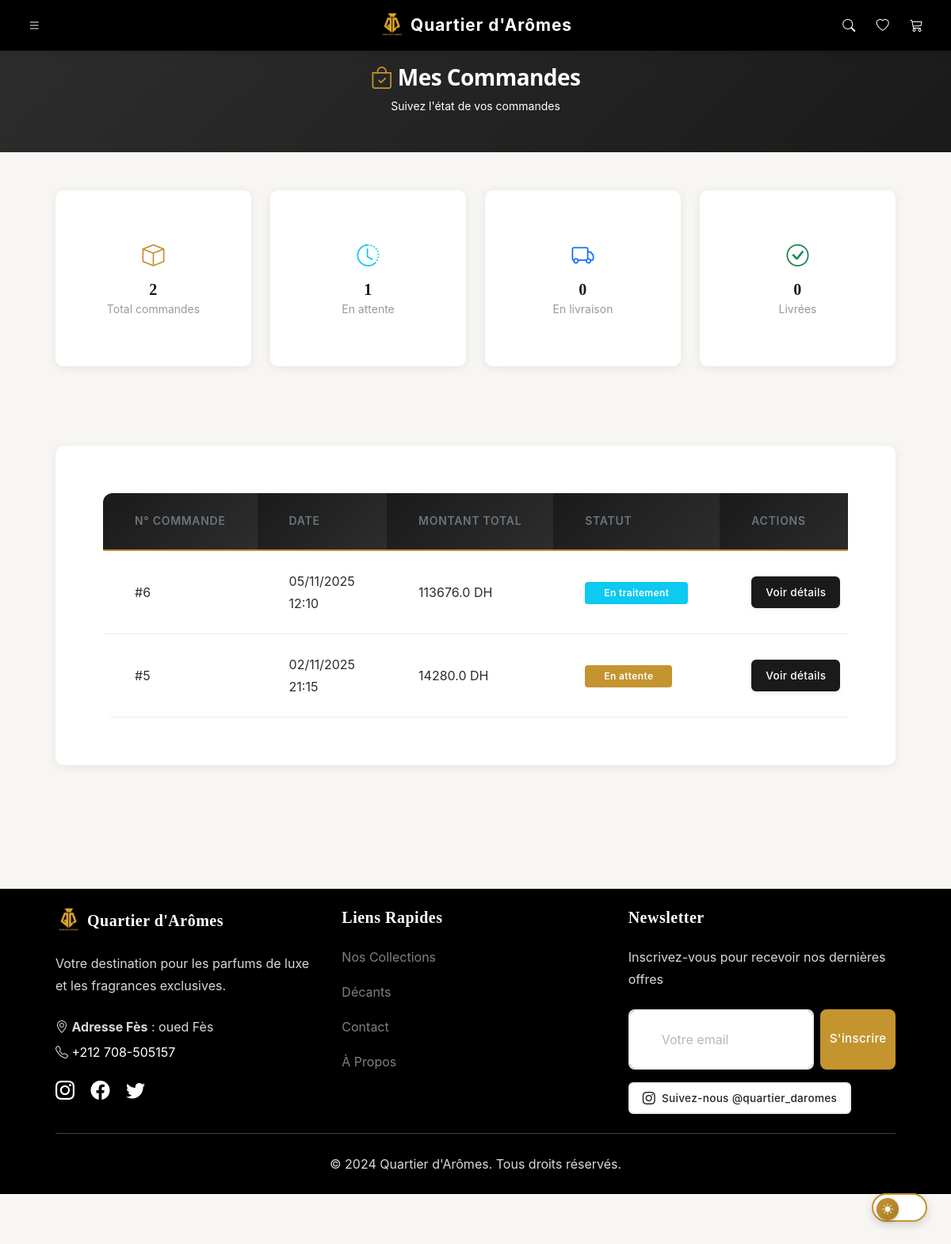
/orders (signed in), run on the app's committed database.
### models.py (models this page shows, shortened)
class Order(db.Model):
    __tablename__ = 'orders'
    id = db.Column(db.Integer, primary_key=True)
    user_id = db.Column(db.Integer, db.ForeignKey('users.id'), nullable=False)
    order_number = db.Column(db.String(50), unique=True)
    status = db.Column(db.String(50), default='pending')  # pending, processing, shipped, delivered, cancelled
    total_amount = db.Column(db.Float, nullable=False)
    shipping_address = db.Column(db.Text)
    phone = db.Column(db.String(20))
    payment_method = db.Column(db.String(50))
    payment_status = db.Column(db.String(50), default='pending')
    tracking_number = db.Column(db.String(100))
    notes = db.Column(db.Text)
    created_at = db.Column(db.DateTime, default=datetime.utcnow)
    updated_at = db.Column(db.DateTime, default=datetime.utcnow, onupdate=datetime.utcnow)
    order_items = db.relationship('OrderItem', backref='order', lazy=True, cascade='all, delete-orphan')

### app.py (the view)
@app.route('/orders')
@login_required
def orders():
    user_orders = Order.query.filter_by(user_id=current_user.id).order_by(Order.created_at.desc()).all()
    return render_template('orders.html', orders=user_orders)

### app.py (called while the page is built)
@login_manager.user_loader
def load_user(user_id):
    return User.query.get(int(user_id))

@app.context_processor
def inject_now():
    return {'now': datetime.now()}

@app.context_processor
def inject_cart_count():
    if current_user.is_authenticated:
        cart_count = CartItem.query.filter_by(user_id=current_user.id).count()
    else:
        cart = session.get('cart', {})
        cart_count = len(cart)
    return {'cart_count': cart_count}

@app.after_request
def add_cache_headers(response):
    if request.path.startswith('/static/'):
        response.cache_control.max_age = 31536000
        response.cache_control.public = True
    return response

@app.after_request
def set_security_headers(response):
    response.headers['X-Content-Type-Options'] = 'nosniff'
    response.headers['X-Frame-Options'] = 'SAMEORIGIN'
    response.headers['X-XSS-Protection'] = '1; mode=block'
    response.headers['Content-Security-Policy'] = (
        "default-src 'self'; "
        "script-src 'self' 'unsafe-inline' 'unsafe-eval' https://cdn.jsdelivr.net; "
        "style-src 'self' 'unsafe-inline' https://cdn.jsdelivr.net; "
        "img-src 'self' data: https:; "
        "font-src 'self' https://cdn.jsdelivr.net; "
        "connect-src 'self';"
    )
    response.headers['Referrer-Policy'] = 'strict-origin-when-cross-origin'
    response.headers['Permissions-Policy'] = 'geolocation=(), microphone=(), camera=()'
    return response

### templates/orders.html (shortened to what this page needs)
{% extends "base.html" %}
{% block content %}
<section class="py-4" style="background: linear-gradient(135deg, #2d2d2d 0%, #1a1a1a 100%);">
    <div class="container text-center text-white">
        <h1 class="h3 fw-bold mb-2">
            <i class="bi bi-bag-check text-warning"></i> Mes Commandes
        </h1>
        <p class="small">Suivez l'état de vos commandes</p>
    </div>
</section>
<div class="container py-5">
    <div class="row">
        <div class="col-12">
            <div class="row mb-4">
                <div class="col-md-3 mb-3">
                    <div class="card border-0 shadow-sm">
                        <div class="card-body text-center">
                            <i class="bi bi-box fs-3 text-warning"></i>
                            <h5 class="mt-2 mb-0">{{ orders|length }}</h5>
                            <small class="text-muted">Total commandes</small>
                        </div>
                    </div>
                </div>
                <div class="col-md-3 mb-3">
                    <div class="card border-0 shadow-sm">
                        <div class="card-body text-center">
                            <i class="bi bi-clock-history fs-3 text-info"></i>
                            <h5 class="mt-2 mb-0">{{ orders|selectattr('status', 'equalto', 'pending')|list|length }}</h5>
                            <small class="text-muted">En attente</small>
                        </div>
                    </div>
                </div>
                <div class="col-md-3 mb-3">
                    <div class="card border-0 shadow-sm">
                        <div class="card-body text-center">
                            <i class="bi bi-truck fs-3 text-primary"></i>
                            <h5 class="mt-2 mb-0">{{ orders|selectattr('status', 'equalto', 'shipped')|list|length }}</h5>
                            <small class="text-muted">En livraison</small>
                        </div>
                    </div>
                </div>
                <div class="col-md-3 mb-3">
                    <div class="card border-0 shadow-sm">
                        <div class="card-body text-center">
                            <i class="bi bi-check-circle fs-3 text-success"></i>
                            <h5 class="mt-2 mb-0">{{ orders|selectattr('status', 'equalto', 'delivered')|list|length }}</h5>
                            <small class="text-muted">Livrées</small>
                        </div>
                    </div>
                </div>
            </div>
            {% if orders %}
            <div class="card border-0 shadow-sm">
                <div class="card-body">
                    <div class="table-responsive">
                        <table class="table table-hover">
                            <thead style="background-color: #f8f9fa;">
                <tr>
                    <th>N° Commande</th>
                    <th>Date</th>
                    <th>Montant Total</th>
                    <th>Statut</th>
                    <th>Actions</th>
                </tr>
            </thead>
            <tbody>
                {% for order in orders %}
                <tr>
                    <td>#{{ order.id }}</td>
                    <td>{{ order.created_at.strftime('%d/%m/%Y %H:%M') if order.created_at else 'N/A' }}</td>
                    <td>{{ order.total_amount }} DH</td>
                    <td>
                        {% if order.status == 'pending' %}
                            <span class="badge bg-warning">En attente</span>
                        {% elif order.status == 'processing' %}
                            <span class="badge bg-info">En traitement</span>
                        {% elif order.status == 'shipped' %}
                            <span class="badge bg-primary">Expédiée</span>
                        {% elif order.status == 'delivered' %}
                            <span class="badge bg-success">Livrée</span>
                        {% else %}
                            <span class="badge bg-secondary">{{ order.status }}</span>
                        {% endif %}
                    </td>
                    <td>
                        <a href="{{ url_for('order_detail', order_id=order.id) }}" class="btn btn-sm btn-outline-dark">
                            Voir détails
                        </a>
                    </td>
                </tr>
                {% endfor %}
            </tbody>
        </table>
    </div>
    {% else %}
    <div class="alert alert-info">
        <i class="bi bi-info-circle"></i> Vous n'avez pas encore de commandes.
        <a href="{{ url_for('collections') }}" class="alert-link">Découvrir nos produits</a>
    </div>
    {% endif %}
</div>
{% endblock %}

### static/css/animations.css (style rules this page uses)
.btn, .btn *, .btn:hover, .btn:active, .btn:focus { animation: none !important; transform: none !important; }
.badge { transition: all 0.15s ease; }
.badge.bg-danger, .badge.bg-warning { animation: badge-pulse 2s ease-in-out infinite; }

### static/css/style.css (style rules this page uses)
:root { --logo-color: #C4942F; --logo-hover: #A67D26; --logo-light: rgba(196, 148, 47, 0.1); --black: #000000; --white: #ffffff; --gray: #f5f5f5; --shadow: 0 2px 10px rgba(0, 0, 0, 0.1); --shadow-lg: 0 4px 20px rgba(0, 0, 0, 0.15); --transition: 0.3s ease; }
* { margin: 0; padding: 0; box-sizing: border-box; }
body { font-family: 'Segoe UI', Tahoma, Geneva, Verdana, sans-serif; color: var(--black); overflow-x: hidden; background: var(--white); }
a { color: var(--black); transition: color var(--transition); text-decoration: none; }
section, .container.py-5 { scroll-margin-top: 90px; }
button, .btn, .btn-action, [class*="btn-"] { transform: none !important; }
.text-warning { color: var(--logo-color) !important; }
.badge { padding: 0.5em 0.75em; font-weight: 500; }
.badge.bg-warning { background: var(--logo-color) !important; color: var(--white) !important; }
section { padding: 4rem 0; }
.card { border: none !important; border-radius: 10px !important; box-shadow: 0 2px 12px rgba(0, 0, 0, 0.08) !important; transition: all 0.2s ease !important; overflow: hidden; }
.badge { padding: 0.5rem 1rem; border-radius: 20px; font-weight: 500; font-size: 0.875rem; }
.table { border-radius: 12px; overflow: hidden; }
.table thead th { background: linear-gradient(135deg, #1a1a1a 0%, #2d2d2d 100%); color: white; font-weight: 600; border: none; padding: 1rem; }
.table tbody tr { transition: background-color 0.2s ease; }
section[style*="background"] .text-white, section[style*="background"] h1, section[style*="background"] p { color: white !important; }
html { scroll-behavior: smooth; }

### static/css/layout-system.css (style rules this page uses)
.table thead { background: linear-gradient(135deg, #f8f9fa 0%, #e9ecef 100%); }
.table thead th { font-weight: var(--font-weight-semibold); text-transform: uppercase; font-size: var(--font-size-xs); letter-spacing: 0.05em; color: var(--text-secondary); padding: var(--spacing-md) var(--spacing-lg); border: none; white-space: nowrap; }
.table tbody tr { transition: background-color var(--transition-fast); }
.table tbody td { padding: var(--spacing-md) var(--spacing-lg); vertical-align: middle; border-bottom: 1px solid var(--secondary-gray-light); }

### static/css/custom-buttons.css (style rules this page uses)
.btn { padding: 0.7rem 1.5rem !important; font-size: 0.95rem !important; font-weight: 500 !important; border-radius: 8px !important; border: 2px solid transparent !important; display: inline-flex !important; align-items: center !important; justify-content: center !important; gap: 0.5rem !important; transition: all 0.25s ease !important; box-shadow: 0 2px 6px rgba(0, 0, 0, 0.08) !important; letter-spacing: 0.3px !important; min-height: 44px !important; white-space: nowrap !important; text-decoration: none !important; }
.btn-dark, .btn-outline-dark { background: #1a1a1a !important; border-color: #1a1a1a !important; color: white !important; }
.btn-sm { padding: 0.5rem 1rem !important; font-size: 0.85rem !important; min-height: 36px !important; border-radius: 6px !important; }
.btn, .btn *, .btn::before, .btn::after, .btn:active, .btn:focus, .btn:hover { animation: none !important; transform: none !important; }
.btn { -webkit-appearance: none !important; -moz-appearance: none !important; appearance: none !important; }

### static/css/admin-tables.css (style rules this page uses)
.table { width: 100%; margin-bottom: 0; border-collapse: collapse; }
.table thead { background: linear-gradient(135deg, #f8f9fa 0%, #ffffff 100%); border-bottom: 2px solid var(--primary-gold); }
.table thead th { padding: var(--spacing-md) var(--spacing-lg); font-weight: var(--font-weight-semibold); font-size: var(--font-size-sm); text-transform: uppercase; letter-spacing: 0.05em; color: var(--text-secondary); text-align: left; border: none; white-space: nowrap; vertical-align: middle; }
.table tbody { background: var(--primary-white); }
.table tbody tr { border-bottom: 1px solid var(--secondary-gray-light); transition: all var(--transition-fast); }
.table tbody tr:nth-child(odd) { background-color: var(--primary-white); }
.table tbody tr:nth-child(even) { background-color: rgba(248, 249, 250, 0.5); }
.table tbody td { padding: var(--spacing-md) var(--spacing-lg); color: var(--text-primary); vertical-align: middle; font-size: var(--font-size-base); line-height: var(--line-height-relaxed); }

### static/css/mobile.css (style rules this page uses)
html { scroll-behavior: smooth; }

### data on the page
Order: id "6", created_at "05/11/2025 12:10", total_amount "113676.0", status "En traitement"
Order: id "5", created_at "02/11/2025 21:15", total_amount "14280.0", status "En attente"

### other printed values
{{ orders|length }} "2"
{{ orders|selectattr('status', 'equalto', 'pending')|list|length }} "1"
{{ orders|selectattr('status', 'equalto', 'shipped')|list|length }} "0"
{{ orders|selectattr('status', 'equalto', 'delivered')|list|length }} "0"
